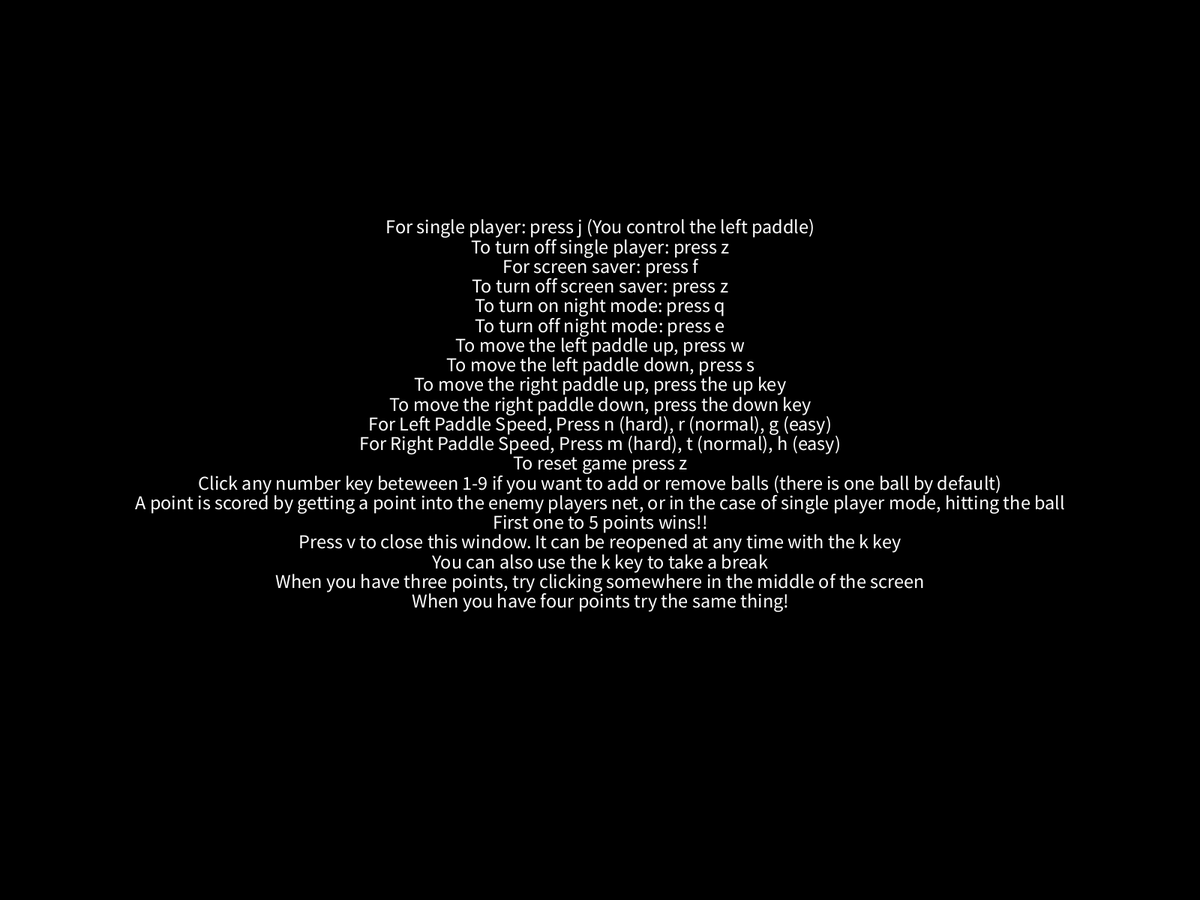
Frame 1 (no input)
Frame 60 (the mouse pressed at the canvas centre just before this capture): identical to frame 1, image omitted
Frame 120 (the mouse held since frame 60 and released just before this capture): identical to frame 1, image omitted

The Processing sketch that drew this single still picture (run headless with seeded random() and noise(); from frame 60 on, the mouse is pressed at the canvas centre):

// Processing sketch: AbstractPong
// ── AbstractPong.pde
/*Note: require an object that talks to different objects
 Ball Class, change to appWidth and appHeight
 To Do: fix the color() fill() bug between Circle{} and Rectangle{}
 */
//
//Global Variables & Other Items (Classes)
ArrayList<Shape> shapes = new ArrayList<Shape>();
Boolean instructionsOn=true, screensaver = false, singleplayer = false, nightmode;
int time, base, contrast;
int colourBall, colourRectLeft, colourRectRight;
//Annonymous Class, one time object
//These numbers in new shape don't matter since I declare the object again in setup after the displayWidth is set
Shape instructions = new Shape (0, 100, 200, 300, base) { //These hardcoded variables are minimum display, here
  //Global Variables
  //No Constructor Needed
  void draw() {
    fill(base); //White, not night mode compatible due to BLUE
    rect(x, y, w, h); //background for instructions menu
    fill(contrast);
    String instructions[] = {
  "For single player: press j (You control the left paddle)",
  "To turn off single player: press z",
  "For screen saver: press f",
  "To turn off screen saver: press z",
  "To turn on night mode: press q",
  "To turn off night mode: press e",
  "To move the left paddle up, press w",
  "To move the left paddle down, press s",
  "To move the right paddle up, press the up key",
  "To move the right paddle down, press the down key",
  "For Left Paddle Speed, Press n (hard), r (normal), g (easy)",
  "For Right Paddle Speed, Press m (hard), t (normal), h (easy)",
  "To reset game press z",
  "Click any number key beteween 1-9 if you want to add or remove balls (there is one ball by default)",
  "A point is scored by getting a point into the enemy players net, or in the case of single player mode, hitting the ball", 
  "First one to 5 points wins!!",
  "Press v to close this window. It can be reopened at any time with the k key",
  "You can also use the k key to take a break",
  "When you have three points, try clicking somewhere in the middle of the screen",
  "When you have four points try the same thing!"
};
    for(int i = 0; i < instructions.length; i++) {
      textAlign(CENTER);
      float size = (h*1/2)/instructions.length;
      textSize(size);
      text(instructions[i], displayWidth*1/2,(((y+h)/4)+size+(size*i)) );
    }
    //Text Code Here
    fill(base); //Reset White, from colours of ink
  }
  //Methods for Possible Text Drawing
  //
  //Common Metods
  void paddleBounceLeft( float x, float y, float w, float h ) {
  }
  void paddleBounceRight( float x, float y, float h ) {
  }
}
; //Necessary Code
//
void setup()
{
  fullScreen(); //fullScreen(); //displayWidth, displayHeight
  display(); //Landscape manditory
  //
  //Local Variables & Object Setup
  //
  //Instructions, Features, and Hints for Easter Eggs
  time = hour();
  if(time < 8 || time > 18) nightmode = true;
  else nightmode = false;
    //If nightmode is true, background is black, and foreground (text and lines) is white
  if (nightmode == true) {
    base = 0;
    contrast = 255;
  }
  //If nightmode is true, background is white, and foreground (text and lines) is black
  else {
    base = 255;
    contrast = 0;
  }
  shapes.add(instructions); //Elememt 0
  // Redefine instruction location now that fullscreen has been called.
  shapes.get(0).x = displayWidth*3/40;
  shapes.get(0).y = displayHeight*3/40;
  shapes.get(0).w = displayWidth*35/40;
  shapes.get(0).h = displayHeight*35/40;
  //Creating Local Variables
  int yDiameter;
  int xDiameter = yDiameter = appWidth*1/90;
  int rectWidth = appWidth*1/80;
  int rectHeight = appHeight*1/4;
  // Ensures that the outlines of objects are invisible
  stroke(base);
  // Assigning Colours
  if(nightmode == true) {
    colourRectLeft = color(int( random(50, 200) ), int( random(50, 200) ), int( random(0) ));
    colourRectRight = color(int( random(50, 200) ), int( random(50, 200) ), int( random(0) ));
    colourBall = color(int( random(50, 200) ), int( random(50, 200) ), int( random(0) ));
  }
  else {
    colourRectLeft = color(int( random(50, 200) ), int( random(50, 200) ), int( random(50, 200) ));
    colourRectRight = color(int( random(50, 200) ), int( random(50, 200) ), int( random(50, 200) ));
    colourBall = color(int( random(50, 200) ), int( random(50, 200) ), int( random(50, 200) ));
  }
  //Creating circle and rectangle objects 
  Rectangle rHexLeft = new Rectangle(appWidth*1/40, appHeight*1/4, rectWidth, rectHeight, colourRectLeft);
  Rectangle rHexRight = new Rectangle(appWidth*38/40, appHeight*1/4, rectWidth, rectHeight, colourRectRight);
  Rectangle lBoard = new Rectangle(appWidth/5, 0, appWidth/10, appHeight/10, base);
  Rectangle rBoard = new Rectangle(appWidth*3/5, 0, appWidth/10, appHeight/10, base);
  Circle cHex = new Circle(appWidth*1/2, appHeight*1/2, xDiameter, yDiameter, colourBall);
  //
  //Elements 1-5
  shapes.add(rHexLeft); 
  shapes.add(rHexRight); 
  shapes.add(lBoard);
  shapes.add(rBoard);
  shapes.add(cHex);
}
//End setup
//
void draw() {
  if (nightmode == true) {
    base = 0;
    contrast = 255;
  }
  //If nightmode is true, background is white, and foreground (text and lines) is black
  else {
    base = 255;
    contrast = 0;
  }
  background(base);
  stroke(base);
  //
  int instructionElement = 0;
  int paddleLeftElement = 1;
  int paddleRightElement = 2;
  int ballElement = 5;

  //
  if ( instructionsOn==true ) shapes.get(instructionElement).draw(); //Annonymous Class
  //
  //Arithmetic
  if ( instructionsOn==false ) {
    shapes.get(1).objectColour = colourRectLeft;
    shapes.get(2).objectColour = colourRectRight;
    shapes.get(3).objectColour = base;
    shapes.get(4).objectColour = base;
    shapes.get(5).objectColour = colourBall;
    shapes.get(ballElement).paddleBounceLeft( shapes.get(paddleLeftElement).x, shapes.get(paddleLeftElement).y, shapes.get(paddleLeftElement).w, shapes.get(paddleLeftElement).h );
    shapes.get(ballElement).paddleBounceRight( shapes.get(paddleRightElement).x, shapes.get(paddleRightElement).y, shapes.get(paddleRightElement).h );
    //Drawing where tokens should be
    //Screensaver functional 
    if(screensaver == true) {
      shapes.get(paddleLeftElement).y = shapes.get(ballElement).y - shapes.get(paddleLeftElement).h/2;
      shapes.get(paddleRightElement).y = shapes.get(ballElement).y - shapes.get(paddleLeftElement).h/2;    
    }
    if(singleplayer == true) {
      shapes.get(paddleRightElement).y = shapes.get(ballElement).y - shapes.get(paddleLeftElement).h/2;
    }
    //Note: repeats basic FOR-Each like belowss
    for ( int i=1; i<shapes.size(); i++ ) {
      shapes.get(i).draw();
      //println("here", i);
    }

  }//End instructionsOn==false
  //
}
//End draw
// Start keyPressed
void keyPressed() {
  int paddleLeftElement = 1;
  int paddleRightElement = 2;
  // Opens And Closes Instructions
  if ( key == 'I' || key == 'i' ) {
    if ( instructionsOn==true ) {
      instructionsOn=false;
    } else {
      instructionsOn=true;
    }
  }
  // Left Paddle Up
  if ( key == 'W' || key == 'w' ) shapes.get(paddleLeftElement).y -= 15;
  // Left Paddle Down
  if ( key == 'S' || key == 's' ) shapes.get(paddleLeftElement).y += 15;
  // Right Paddle Up
  if ( key == CODED && keyCode == UP ) shapes.get(paddleRightElement).y -= 15;
  // Right Paddle Down
  if ( key == CODED && keyCode == DOWN )shapes.get(paddleRightElement).y += 15;
  // Turn On Screen Saver
  if(key == 'f' || key == 'F') screensaver = true;
  // Turn On Single Player
  if(key == 'j' || key == 'J') singleplayer = true;
  // Turn On Night Mode 
  if(key == 'q' || key == 'Q') {
    nightmode = true;
    colourRectLeft = color(int( random(50, 200) ), int( random(50, 200) ), int( random(0) ));
    colourRectRight = color(int( random(50, 200) ), int( random(50, 200) ), int( random(0) ));
    colourBall = color(int( random(50, 200) ), int( random(50, 200) ), int( random(0) ));
  }
  // Turn Off Night Mode
  if(key == 'e' || key == 'E') {
    nightmode = false;
    colourRectLeft = color(int( random(50, 200) ), int( random(50, 200) ), int( random(50, 200) ));
    colourRectRight = color(int( random(50, 200) ), int( random(50, 200) ), int( random(50, 200) ));
    colourBall = color(int( random(50, 200) ), int( random(50, 200) ), int( random(50, 200) ));
  }
}
//End keyPressed
/*
void mousePressed() {
  //Note, trigger: this trigger will work anytime, actual trigger should be after celebration is complete
  //Be creative on your Pong BALL Triggers (i.e. add score +1 = number of new BALLs in play)
  int ballElement = 3;
  shapes.remove(ballElement); //Ball Element
  //
  //Copy and Pasting local variables is not best practice
  //Use for this lesson on leveraging local variables in garbage collection
  int yDiameter;
  int xDiameter = yDiameter = appWidth*1/90;
  int colourDayBall = color(int( random(50, 200) ), int( random(50, 200) ), int( random(50, 200) ));
  int colourNightBall = color(int( random(50, 200) ), int( random(50, 200) ), int( random(0) ));
  Circle cHex = new Circle(appWidth*1/2, appHeight*1/2, xDiameter, yDiameter, colourDayBall, colourNightBall);
  //
  shapes.add(ballElement, cHex); //Replace BALL Element Hardcoded into void draw()
  //
}//End mousePressed
//
*/
//End MAIN (Driver) Program

// ── Circle.pde
class Circle extends Shape {
  //Global Variables
  float ballSpeedX, ballSpeedY, directionX=0, directionY=0, ballMoveX, ballMoveY;
  Boolean ballXGoal;
  //
  //Constructor
  Circle(float x, float y, float w, float h, color objectColour) {
    super(x, y, w, h, objectColour);
    this.ballSpeedX = ballRandomChooser(); //Best practice
    this.ballSpeedY = ballRandomChooser(); 
    while ( directionX == 0 ) {
      this.directionX = int (random (-2, 2) );
    }//End WHILE
    while ( directionY == 0 ) {
      this.directionY = int (random (-2, 2) );
      this.ballXGoal = false;
    }
  }//End Constructor
  //
  //Methods
  void draw() {
    fill(objectColour);
    ellipse(x, y, w, h);
    fill(base);
    ballPlay();
  }//End draw
  //
  int ballRandomChooser() {
    return int( random (1, 5) );
  }//End ballRandomChooser
  //
  void ballPlay() {
    //Scoring on Left and Right Goals, resetting variables to decrease system resourses
    if ( x < (width*0)+w || x > width - w) { //Net Detection
      ballXGoal = true;
      if (x < (width*0)+w ) { //Goal for left player
        x = (width*0)+(w/4);
        y = y; //Variable becomes "final" here
      }
      if ( x > width - w ) { //Goal for right player
        x = (width)-(w/4);
        y = y; //Variable becomes "final" here
      }
    } //End Net Detection
    //
    //Top and Bottom bounce
    // Bounce of Top and Bottom: bounce is a range and we move the ball if out-of-bounds
    if ( y-w*1/2 < displayHeight*0 || y+w*1/2 > displayHeight ) directionY *= -1;
    //
    //Ball "Step"
    if (ballXGoal == true) { //EMPTY IF to skip ball arithmetic, when score happens
    } else {
      ballMoveX = ballSpeedX*directionX;
      ballMoveY = ballSpeedY*directionY;
      x += ballMoveX;
      y += ballMoveY;
    }
  }//End ballPlay()
  //My bouce algorithm is better than what is shown in the class
  //because it has a greater than and a less than
  //With the algorithm used in class, it is possible to cause the ball to get stuck behind the paddle
  //If the ball is moving at a high speed from the upwards angle.
  // Also my algorithm fixes a bug
  //Where sometimes the ball floats through the top of the paddle. 
  void paddleBounceLeft(float paddleX, float paddleY, float paddleWidth, float paddleHeight) {
    if (x >= paddleX+paddleWidth && x<=paddleX+paddleWidth+w*1/2 && y >= paddleY-w*1/2 && y <= paddleY+paddleHeight) directionX *= -1;
  }
  void paddleBounceRight(float paddleX, float paddleY, float paddleHeight) {
    if (x <= paddleX && x >= paddleX-w*1/2 && y >= paddleY-w*1/2 && y <= paddleY+paddleHeight) directionX *= -1;
  }
  //
  
}//End Circle

// ── Display.pde
int appWidth , appHeight ;
boolean screenCheck;
//
void display() {
  //Display Orientation: Landscape, not portrait nor square (sort of)
  appWidth = displayWidth; //Reminder: ensure Global Variable once DISPLAY() is function
  appHeight = displayHeight;
  if( appWidth >= appHeight) screenCheck = true;
  else screenCheck = false; // Ternary Operator, repeats IF-ELSE Structure
}//End display

// ── Rectangle.pde
class Rectangle extends Shape {
  //Global Variables
  int yMove;
  Boolean moveUP, moveDOWN;
  //
  //Constructor
  Rectangle(float x, float y, float w, float h, color objectColour) {
    super(x, y, w, h, objectColour);
    this.yMove = 5; //currently not configurable (i.e ! this.) , but should be
    this.moveUP = false;
    this.moveDOWN = false;
  }//End Constructor

  //
  //Methods
  void draw() {
    if (moveUP==true) y-=yMove;
    if (moveDOWN==true) y+=yMove;
    if (y<=height*0) y = height*0;
    if (y>=height-h) y = height-h;
    fill(objectColour);
    rect(x, y, w, h);
    fill(base);
  }//End draw
  //
  //
  //Setters
  void movePaddleUP() {
    moveUP=true;
    moveDOWN=false;
  }//End movePaddleUP
  void movePaddleDOWN() {
    moveUP=false;
    moveDOWN=true;
  }//End movePaddleDOWN
  void movePaddleSTOP() {
    moveUP=false;
    moveDOWN=false;
  }//End movePaddleSTOP
  //
  //Common Metods
  void paddleBounceLeft(float x, float y, float w, float h) {
  }
  void paddleBounceRight(float x, float y, float h) {
  }
  //
}//End Rectangle

// ── Shape.pde
//Start of the main abstract class that everything extends from
abstract class Shape {
  // Global Variables
  float x; // x position
  float y; // y position
  float w; //width
  float h; //height
  color objectColour; // Colour and reColouring
  //Constructor
  Shape(float x, float y, float w, float h, color objectColour) {
    // The this. means that variables can be updated later on
    this.x = x;
    this.y = y;
    this.w = w;
    this.h = h;
    this.objectColour = objectColour;
  }
  // End Constructor
  // Methods
  abstract void draw(); //Manditory, references extended classes
  //Note: no braces, code in extended classes
  //
  //Any other procedures common to all extended classes
  //Must be declared here, like draw();
  abstract void paddleBounceLeft( float x, float y, float w, float h );
  abstract void paddleBounceRight( float x, float y, float h );
  //
}//End Shape
